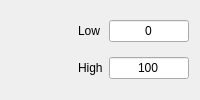
         <widget class="QWidget" name="tab_uniy">
          <attribute name="title">
           <string>Uniform</string>
          </attribute>
          <layout class="QGridLayout" name="gridLayout_3">
           <item row="0" column="1">
            <widget class="QLabel" name="label_14">
             <property name="text">
              <string>Low</string>
             </property>
            </widget>
           </item>
           <item row="0" column="2">
            <widget class="QLineEdit" name="ln_uniylow">
             <property name="sizePolicy">
              <sizepolicy hsizetype="Minimum" vsizetype="Fixed">
               <horstretch>0</horstretch>
               <verstretch>0</verstretch>
              </sizepolicy>
             </property>
             <property name="maximumSize">
              <size>
               <width>80</width>
               <height>16777215</height>
              </size>
             </property>
             <property name="text">
              <string>0</string>
             </property>
             <property name="alignment">
              <set>Qt::AlignCenter</set>
             </property>
            </widget>
           </item>
           <item row="1" column="1">
            <widget class="QLabel" name="label_15">
             <property name="text">
              <string>High</string>
             </property>
            </widget>
           </item>
           <item row="1" column="2">
            <widget class="QLineEdit" name="ln_uniyhigh">
             <property name="sizePolicy">
              <sizepolicy hsizetype="Minimum" vsizetype="Fixed">
               <horstretch>0</horstretch>
               <verstretch>0</verstretch>
              </sizepolicy>
             </property>
             <property name="maximumSize">
              <size>
               <width>80</width>
               <height>16777215</height>
              </size>
             </property>
             <property name="text">
              <string>100</string>
             </property>
             <property name="alignment">
              <set>Qt::AlignCenter</set>
             </property>
            </widget>
           </item>
           <item row="0" column="0">
            <spacer name="horizontalSpacer_11">
             <property name="orientation">
              <enum>Qt::Horizontal</enum>
             </property>
             <property name="sizeHint" stdset="0">
              <size>
               <width>40</width>
               <height>20</height>
              </size>
             </property>
            </spacer>
           </item>
          </layout>
         </widget>
